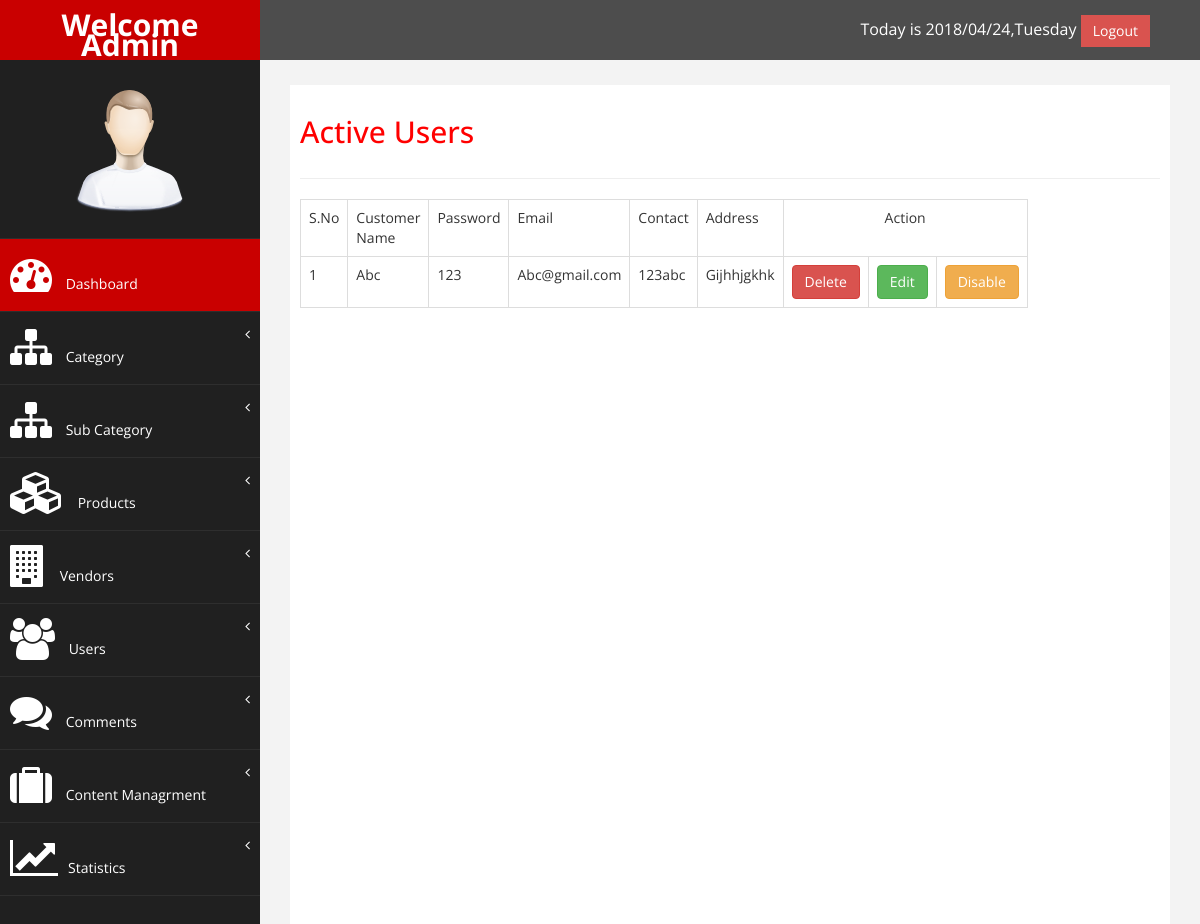
Page /admin/activeusers.php (signed in) on the committed database.
### tables this page shows
CREATE TABLE `users` (
  `user_id` int(10) NOT NULL,
  `username` varchar(50) NOT NULL,
  `email` varchar(50) NOT NULL,
  `address` varchar(255) NOT NULL,
  `contact` varchar(20) NOT NULL,
  `password` varchar(100) NOT NULL,
  `confirmed` int(11) NOT NULL,
  `date` timestamp NOT NULL DEFAULT CURRENT_TIMESTAMP ON UPDATE CURRENT_TIMESTAMP,
  `Gender` varchar(26) NOT NULL
);

### admin/activeusers.php (the view)
<?php
include("header.php");?>
<div id="page-inner">
<div class="row">
<div class="col-md-12">
<h2> Active Users</h2>
</div>
</div>
<hr/>
<div class="row">
<div class="col-md-10">
<table class="table table-bordered">
  <tr>
    <td>S.No</td>
    <td>Customer Name</td>
      <td>Password</td>
    <td>Email</td>
        <td>Contact</td>
          <td>Address</td>
    <td colspan="3" align="center">Action</td>
  </tr>
  <?php
  $query="select * from users where confirmed ='1'";
  $sql=mysqli_query($conn,$query);
  if(mysqli_num_rows($sql) > 0){
	  $i=1;
while($row=mysqli_fetch_assoc($sql)){
  ?>
  <tr>
    <td><?php echo $i++; ?></td>
     <td><?php echo ucwords($row['username']);?> </td>
      <td><?php echo ucwords($row['password']);?> </td>
    <td><?php
	 echo ucwords($row['email']);?> </td>
     <td><?php
	 echo ucwords($row['contact']);?> </td>
     <td><?php
	 echo ucwords($row['address']);?> </td>
    <td><a href="del.php?uid=<?php echo $row['user_id'];?>" class="btn btn-danger"> Delete</a></td>
   <td> <a href="edit.php?uid=<?php echo $row['user_id'];?>" class="btn btn-success"> Edit</a></td>
   <td> <a href="disable.php?uid=<?php echo $row['user_id'];?>" class="btn btn-warning"> Disable</a></td>
  </tr>
  <?php
}
  }
  ?>
</table>
</div>
</div>
</div>
<?php
include("footer.php");?>

### admin/assets/css/custom.css (style rules this page uses)
body { font-family: 'Open Sans', sans-serif; }
#page-inner { width:100%; margin:10px 20px 10px 0px; background-color:#fff!important; padding:10px; min-height:1200px; }
h2 { color: #f00; }

### rows in the picture
users: username "Abc", password "123", email "Abc@gmail.com", contact "123abc", address "Gijhhjgkhk"
